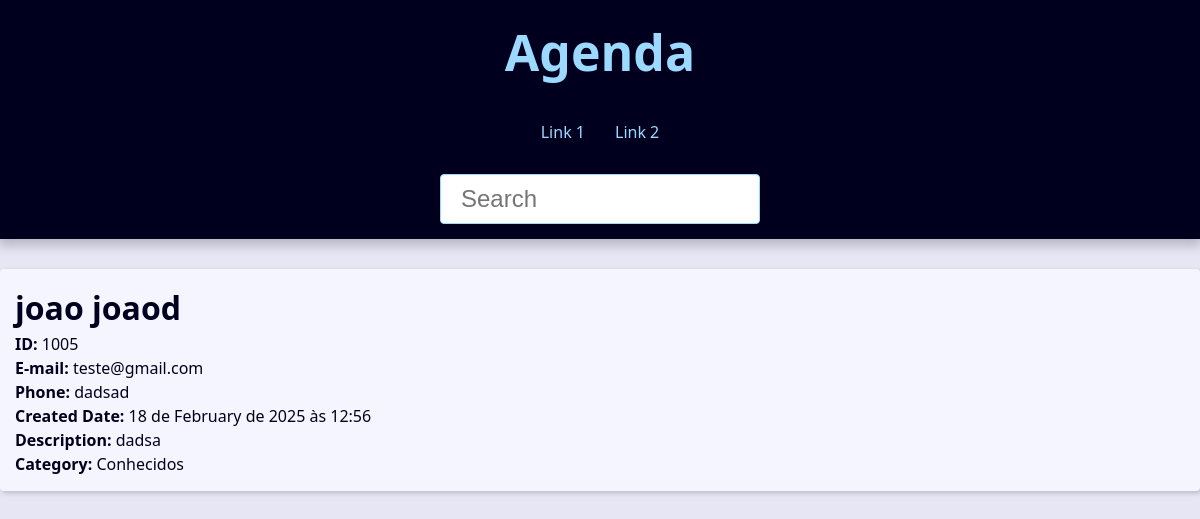
The app's page /contact/1005/detail with its own data.
### contact/models.py (models this page shows, shortened)
class Contact(models.Model):
    class Meta:
        verbose_name = 'Contact'
        verbose_name_plural = 'Contacts'
    first_name = models.CharField(max_length=50)
    last_name = models.CharField(max_length=50, blank=True)
    phone = models.CharField(max_length=50)
    email = models.EmailField(max_length=254, blank=True)
    created_date = models.DateTimeField(default=timezone.now)
    description = models.TextField(blank=True)
    show = models.BooleanField(default=True)
    picture = models.ImageField(blank=True, upload_to='pictures/%Y/%m/')
    category = models.ForeignKey(Category, on_delete=models.SET_NULL, blank=True,null=True)
    owner = models.ForeignKey(User, on_delete=models.SET_NULL, blank=True,null=True)

class Category(models.Model):
    class Meta:
        verbose_name = 'Category'
        verbose_name_plural = 'Categories'
    name = models.CharField(max_length=50)

### contact/views/contact_views.py (the view)
# urls.py: path('contact/<int:contact_id>/detail', views.contact, name='contact'),
def contact(request,contact_id):
    single_contact = get_object_or_404(Contact, pk=contact_id,show=True)
    return render(
        request,
        'contact/contact.html',
        {'contact': single_contact, 'site_title': f'{single_contact.first_name} {single_contact.last_name} - '}
    )

### contact/templates/contact/contact.html
{% extends 'global/base.html'%}
{% block content %}
    <div classs="single-contact">
        <h1 class="single-contact-name">
            {{contact.first_name}}  {{contact.last_name}}
        </h1>
        <p><b>ID:</b> {{contact.id}} </p>
        <p><b>E-mail:</b> {{contact.email}} </p>
        <p><b>Phone:</b> {{contact.phone}} </p>
        <p><b>Created Date:</b> {{contact.created_date}} </p>
        <p><b>Description:</b> {{contact.description}} </p>
        <p><b>Category:</b> {{contact.category.name}} </p>
    </div>
{%endblock content%}

### base_static/global/css/style.css (style rules this page uses)
:root { --spacing: 1.5rem; --link-dark-color: rgb(0, 83, 134); --link-light-color: rgb(156, 217, 255); --clr-white: rgb(245, 245, 255); --clr-black: rgb(0, 0, 30); --clr-light-gray: rgb(230, 230, 245); --clr-dark-shadow-5: rgba(0, 0, 10, 5%); --clr-dark-shadow-10: rgba(0, 0, 10, 10%); --clr-dark-shadow-20: rgba(0, 0, 10, 20%); --clr-light-shadow-5: rgba(200, 200, 255, 5%); --clr-light-shadow-10: rgba(200, 200, 255, 10%); --clr-light-shadow-20: rgba(200, 200, 255, 20%); --main-page-width: 120rem; --table-min-width: 60rem; --biggest-font-size: 5rem; --bigger-font-size: 4rem; --big-font-size: 3.2rem; --medium-font-size: 2.4rem; --small-font-size: 1.6rem; --smaller-font-size: 1.4rem; --smallest-font-size: 1.2rem; --transition-fast: 300ms; --transition-medium: 600ms; --transition-slow: 1s; --default-border-radius: 4px; }
*, *::before, *::after { margin: 0; padding: 0; box-sizing: border-box; }
html { font-size: 62.5%; }
body { font-family: system-ui, -apple-system, BlinkMacSystemFont, 'Segoe UI', Roboto, Oxygen, Ubuntu, Cantarell, 'Open Sans', 'Helvetica Neue', sans-serif; line-height: 1.5; font-size: var(--small-font-size); color: var(--clr-black); -webkit-font-smoothing: antialiased; background: var(--clr-light-gray); }

### records on screen
Contact: first_name "joao", last_name "joaod", id "1005", email "teste@gmail.com", phone "dadsad", created_date "18 de February de 2025 às 12:56", description "dadsa", category.name "Conhecidos"
